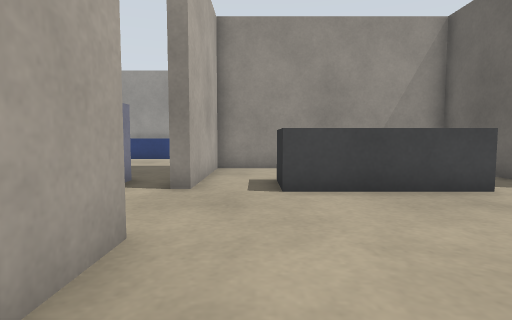
View 1 (above)

19 first-person views from a walk through a robot-simulator world made for Gazebo. The camera is 0.5 m above the floor, tilts 4° down and sees 80° across. The floor is counted in squares, 0.5 m on a side. Each view is taken from the middle of a square. On the plan, view 1 faces up. The plan holds only what a view shows up to about 12 squares ahead; the rest is blank. The place goes on beyond the plan.

View 2
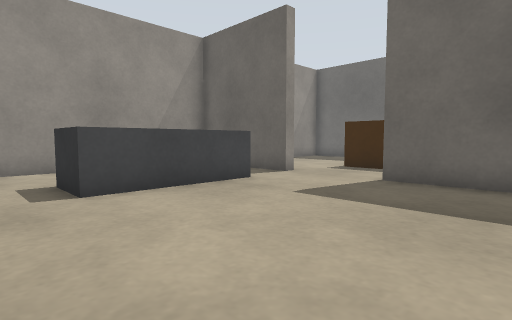

View 3
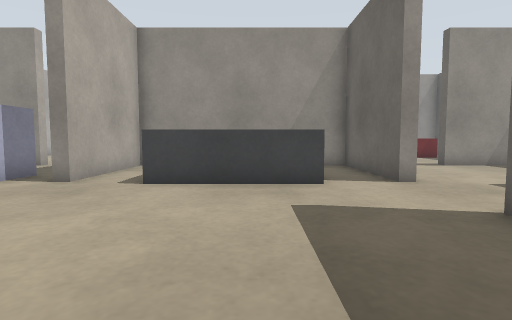

View 4
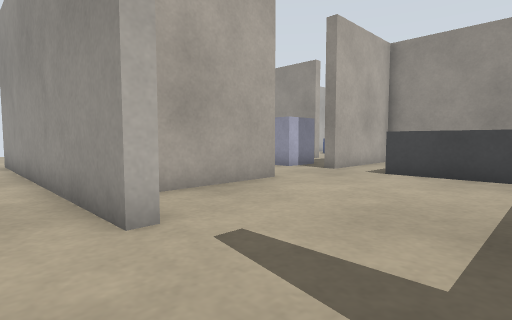

View 5
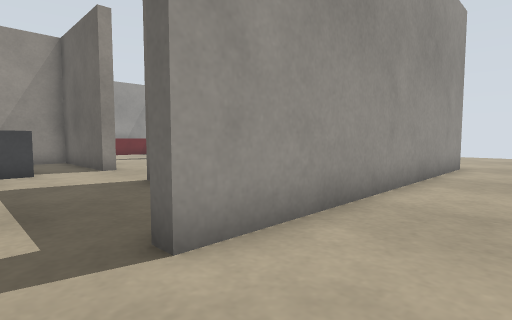

View 6
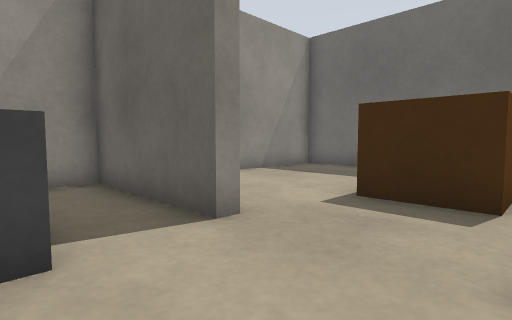

View 7
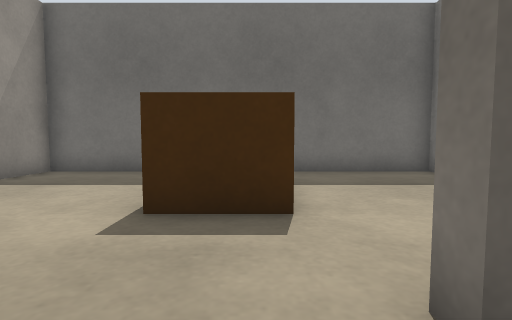

View 8
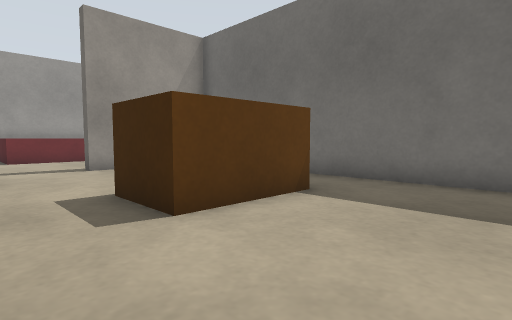

View 9
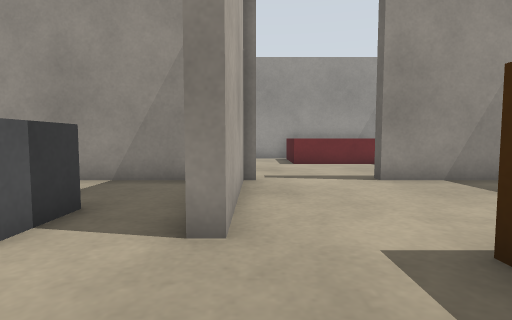

View 10
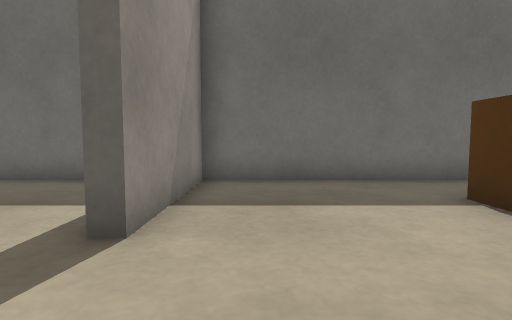

View 11
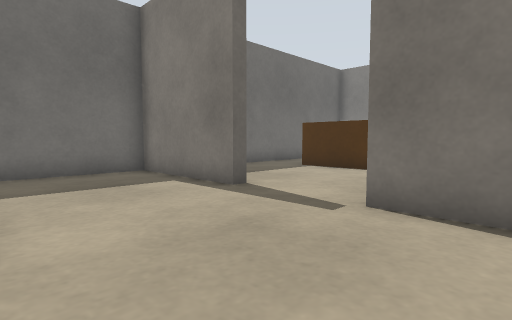

View 12
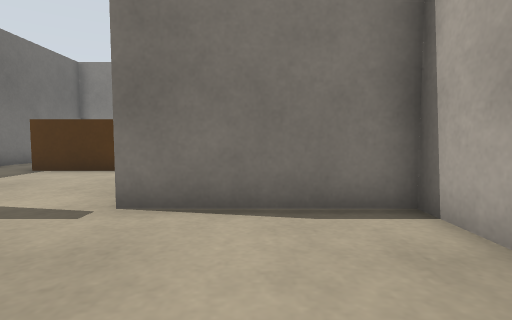

View 13
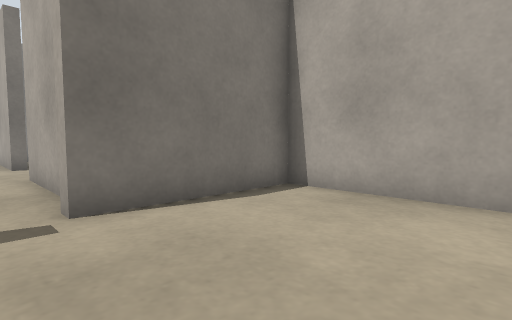

View 14
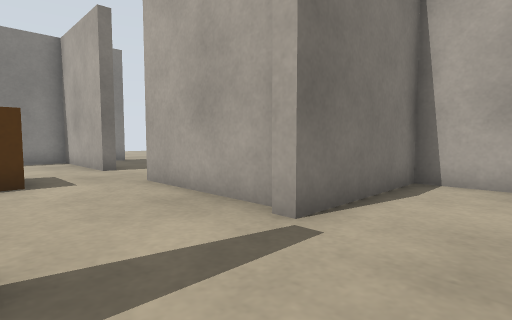

View 15
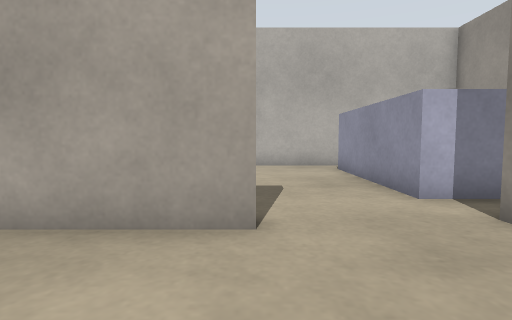

View 16
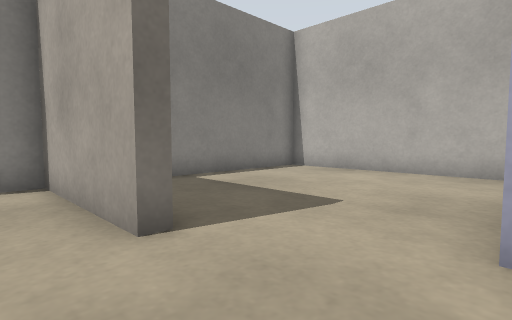

View 17
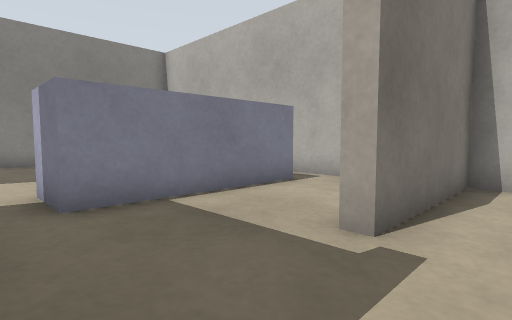

View 18
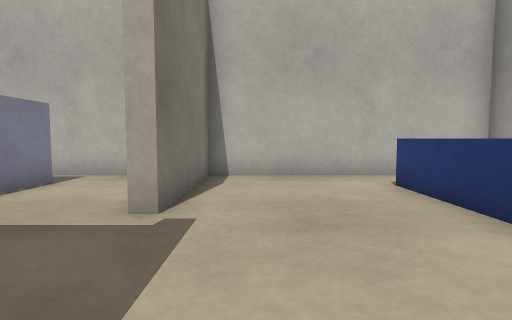

View 19
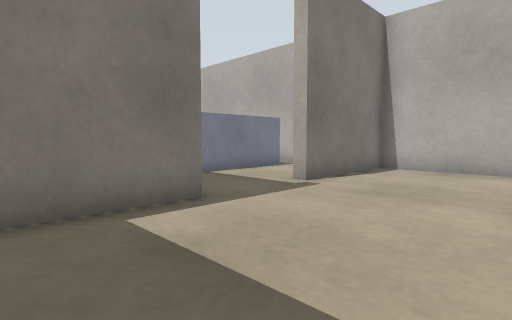

### Floor plan
Points are (right, up) in squares from view 1. A wall is a line through its corners. A room is listed if a view was taken in it or the views show most of it. See-through windows are left out.
Room 1 (views 1, 2, 3, 6, 7, 15, 16)
walls: (-1.8, 3) (-1.3, 3) (-1.3, -1.3) (-0.5, -1.3); (6.7, 6) (6.3, 6) (6.3, 10.3) (-1.3, 10.3) (-1.3, 6); (6.3, 0.5) (6.3, 3); (4.3, -1.7) (4.3, -1.2)
ways out: opening at (2.5, -1) to room 2; opening at (6, 4) to room 3; opening at (-2, 4) to room 6
objects: grey box (1, 6) to (4, 7)
Room 2 (views 4, 5)
walls: (0.7, -1.2) (0.7, -1.7) (-9.8, -1.7); (14.8, -1.7) (4.3, -1.7)
ways out: opening at (2.5, -1) to room 1
Room 3 (views 8, 9, 10)
walls: (6.3, 3) (6.7, 3) (6.7, -1); (6.7, 10.4) (6.7, 6); (7, 10.7) (7, 10.2); (7, -1.3) (8.8, -1.3); (14.3, -1.4) (14.3, 10.3) (10, 10.3)
ways out: opening at (6, 4) to room 1; opening at (8, 11) to room 4
objects: brown box (9, 4) to (12, 5)
Room 4 (views 11, 12, 13, 14)
walls: (10, 10.3) (10, 10.7) (14.3, 10.7) (14.3, 15.2); (2.7, 14.6) (2.7, 10.7) (7, 10.7)
ways out: opening at (8, 11) to room 3
objects: red box (9, 15) to (12, 15)
Room 5 (views 17, 18, 19)
walls: (-2.1, 10.7) (0.8, 10.7); (-9.3, 15.5) (-9.3, 10.7) (-5, 10.7)
ways out: opening at (-4, 11) to room 6
objects: blue box (-7, 15) to (-4, 15)
Room 6 (no view inside)
walls: (-1.3, 6) (-1.8, 6); (-5, 10.7) (-5, 10.3) (-9.3, 10.3) (-9.3, -1.3) (-3.1, -1.3)
ways out: opening at (-2, 4) to room 1; opening at (-4, 11) to room 5
objects: counter (-8, 6) to (-3, 7)

Where each view was taken, in squares from view 1:
view 1: 0 up, 0 right, facing up
view 2: 0 up, 1 left, facing up-right
view 3: 1 down, 3 right, facing up
view 4: 3 down, 4 right, facing up-left
view 5: 4 down, 3 right, facing up-right
view 6: 3 up, 4 right, facing up-right
view 7: 4 up, 5 right, facing right
view 8: 0 up, 7 right, facing up-right
view 9: 3 up, 7 right, facing up
view 10: 9 up, 7 right, facing right
view 11: 15 up, 5 right, facing down-right
view 12: 15 up, 5 right, facing down
view 13: 15 up, 8 right, facing down-left
view 14: 13 up, 10 right, facing down-left
view 15: 3 up, 2 right, facing left
view 16: 6 up, 0 right, facing down-left
view 17: 12 up, 2 left, facing down-left
view 18: 12 up, 1 left, facing left
view 19: 15 up, 1 right, facing down-left
